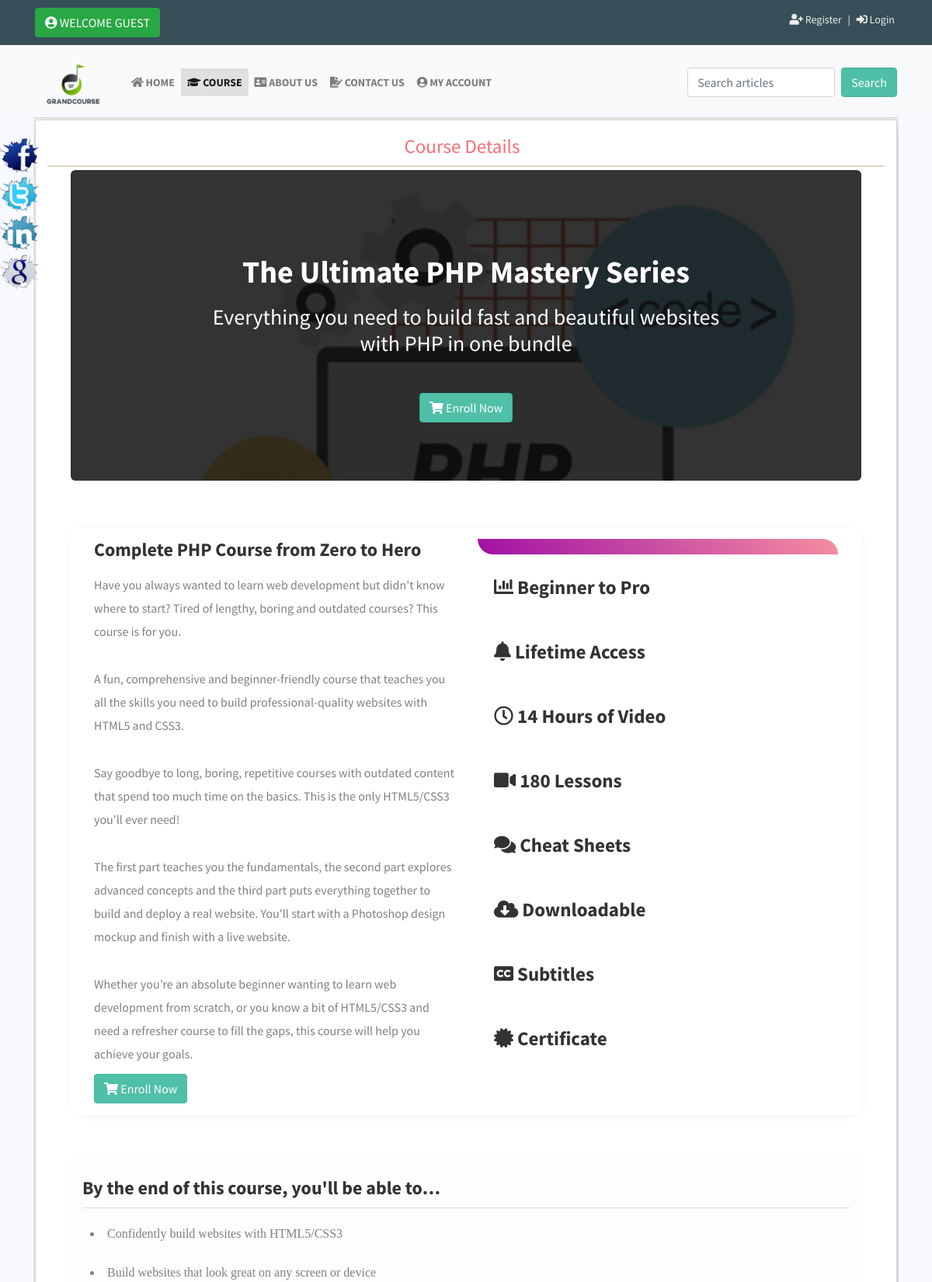
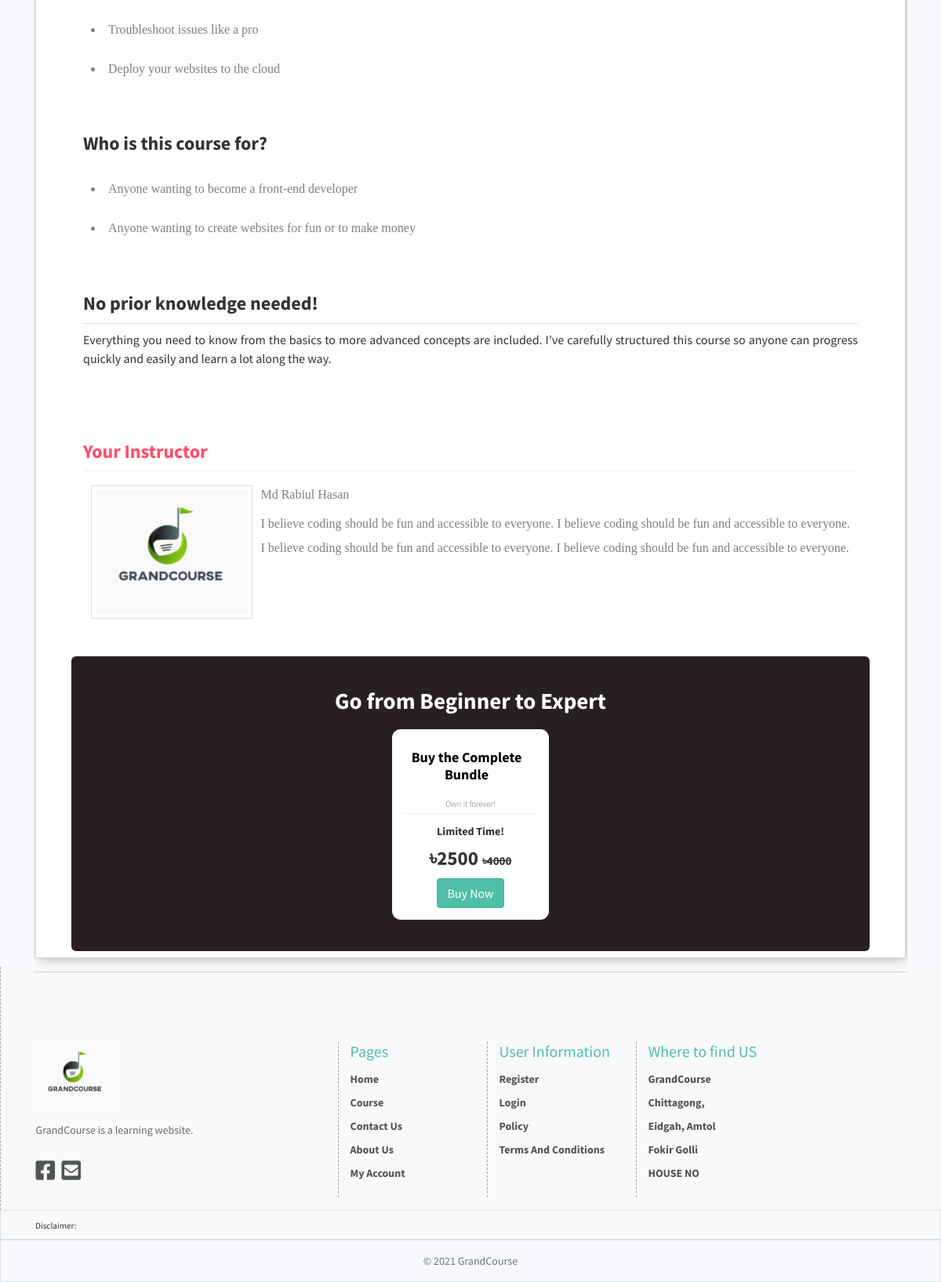
/course_details.php?id=2, run on the app's committed database (2 pictures, top to bottom).
### tables this page shows
CREATE TABLE `courses` (
  `id` int(11) NOT NULL,
  `course_cat` int(11) NOT NULL,
  `image` varchar(255) NOT NULL,
  `title` varchar(255) NOT NULL,
  `sub_title` text NOT NULL,
  `motivational_des` text NOT NULL,
  `summary` text NOT NULL,
  `course_purpose` text NOT NULL,
  `for_whom` text NOT NULL,
  `pre_idea` text NOT NULL,
  `instructor` text NOT NULL,
  `purchase_title` varchar(255) NOT NULL,
  `order_box_title` varchar(255) NOT NULL,
  `order_box_des` varchar(255) NOT NULL,
  `price` int(11) NOT NULL,
  `discount_price` int(11) NOT NULL
);

### lib/Database.php (called while the page is built, shortened)
<?php
Class Database{
	public $host   = DB_HOST;
	public $user   = DB_USER;
	public $pass   = DB_PASS;
	public $dbname = DB_NAME;
	public $link;
	private function connectDB(){
	$this->link = new mysqli($this->host, $this->user, $this->pass, $this->dbname);
 }
	public function select($query){
		$result = $this->link->query($query) or die($this->link->error.__LINE__);
		if($result->num_rows > 0){
			return $result;
		} else {
			return false;
		}
	}
}

### course_details.php (the view, shortened to what this page needs)
<?php ob_start(); $active = 'course'; include "inc/header.php"?>
<?php
	if(!isset($_REQUEST['id']) || $_REQUEST['id']==NULL ){
		header("location: 404.php");
	}else{
		$id = $_REQUEST['id'];
	}
 ?>
	<div class="contentsection contemplete clear">
		<div class="maincontent clear">
			<div class="about">
				<h2 style="text-align:center;color:rgb(249, 109, 116);">Course Details</h2>
				<?php
					$query = "select * from courses where id = $id ";
					$post = $db->select($query);
					if($post){
						$result = $post->fetch_assoc();
				?>
			<div class="container">
				<div class="row col-md-12 lefts FadeIN-Right">
					<div class="course-details">
						<div class="background" style="background:url(images/courseImg/<?=$result['image'];?>);background-size: cover;border-radius: 6px;">
							<div class="top-details">
								<h1><?=$result['title'];?></h1>
								<h3><?=$result['sub_title'];?></h3>
								<a href="#purchaseid">
									<button class="btn btn-primary" ><i class="fas fa-shopping-cart"></i> Enroll Now</button>
								</a>
							</div>
						</div>
						<div class="row col-md-12 top-details-2">
							<div class="top-details-2-1 col-md-6 ">
								<?=$result['motivational_des'];?>
								<a href="#purchaseid">
									<button class="btn btn-primary" ><i class="fas fa-shopping-cart"></i> Enroll Now</button>
								</a>
							</div>
							<div class="top-details-2-2 col-md-6 ">
								<div class="top-color"></div>
								<?=$result['summary'];?>
							</div>
						</div>
						<div class="middle-details-1">
							<h1>By the end of this course, you'll be able to…</h1>
							<?=$result['course_purpose'];?>
						</div>
						<div class="middle-details-2">
							<h1>Who is this course for?</h1>
							<?=$result['for_whom'];?>
						</div>
						<div class="middle-details-3">
							<h1>No prior knowledge needed!</h1>
							<?=$result['pre_idea'];?>
						</div>
						<div class="bottom-details-1">
							<h1>Your Instructor</h1>
							<div class="instructor-details-2">
								<?=$result['instructor'];?>
							</div>
						</div>
						<div class="bottom-details-2" id="purchaseid">
							<h1><?=$result['purchase_title'];?> </h1>
							<div class="purchase">
								<h2><?=$result['order_box_title'];?> </h2>
								<?=$result['order_box_des'];?>
								<p class="price1">৳<?=$result['discount_price'];?> <del>৳<?=$result['price'];?></del></p>
								<?php
								if(isset($_SESSION['loggedin']) && $_SESSION['loggedin'] ==true){?>
								<a href="phpCore/checkout.php?price=<?=$result['price'];?>&discount_price=<?=$result['discount_price'];?>&title=<?=$result['title'];?>&image=<?=$result['image'];?>">
									<button class="btn btn-primary">Buy Now</button>
								</a>
								<?php }
								else{ ?>
								<a href="login/login.php">
									<button class="btn btn-primary">Buy Now</button>
								</a>
								<?php }?>
							</div>
						</div>
					</div>
				</div>
			</div>
			<?php }else{
					header("Location : 404..php");
					} ?>
		</div>
	</div>
<?php include "inc/footer.php"; ob_end_flush();?>

### css/mystyle.css (style rules this page uses)
* { margin: 0; padding: 0; outline: 0; }
html { scroll-behavior: smooth; }
body { color: #000; font-family: "Source Sans Pro","Robota", Arial, Helvetica, sans-serif !important; font-size: 14px; line-height: 1.42857143; color: #333333; background: #f0f0f0; }
.contemplete { margin: 0 auto; width: 928px; }
.clear { overflow: hidden; }
.contentsection { background: #f8f9fa!important; padding: 2px; width: 1114px; border-bottom: 1px solid lightgray; top: 7px; border-right: unset; position: relative; border-left: unset; border-top: 1px solid lightgray; }
.maincontent { background: rgb(255, 255, 255); border: 1px solid #ececeb; float: left; margin: 0 15px 15px 0; padding: 8px 15px; box-shadow: 2px 2px 14px -2px darkgray; width: 70%; height: 750px; }
.about { font-size: 16px; line-height: 24px; text-align: justify; }
.about img { background: #fff none repeat scroll 0 0; border: 1px solid #e0e0e0; float: left; height: 170px; margin-right: 10px; padding: 5px; }
.about p { font-size: 16px; line-height: 24px; margin-bottom: 10px; text-align: justify; }
.about h2 { border-bottom: 2px solid #e0d6c7; color: rgb(79, 191, 168); font-size: 25px; margin-bottom: 4px; padding: 10px 10px 10px 0; }
body { font-family: "Robota", Arial, Helvetica, sans-serif; font-size: 14px; line-height: 1.42857143; color: #333333; background: ghostwhite; }
.btn-primary { color: rgb(255, 255, 255); background: rgb(79, 191, 168); border-color: rgb(65, 179, 156); }
:root { --main-color1: #eb4d4b; --text-color: #131e2c; }
.FadeIN-Right { animation: FadeINright ease 1s; }
.row.col-md-12.lefts { margin: auto; }
.top-details { height: 400px; background: rgb(0,0,0,0.8); padding: 15px; text-align: center; border-radius: 6px; }
.top-details h1 { margin-top: 92px; font-weight: bold; color: white; }
.top-details h3 { width: 690px; margin: auto; padding: 10px; margin-bottom: 37px; color: white; }
.course-details { width: 100%; }
.top-details-2 { margin-top: 60px !important; padding: 15px; background: white; box-shadow: 1px 1px 15px -8px #ddcdcd; margin: auto; }
.top-details-2-1 h5 { font-weight: bold; font-size: ; text-align: left; margin-bottom: 15px; font-size: 24px; }
.top-details-2-1 p { color: gray; text-align: left; line-height: .8cm; }
.top-color { height: 20px; background: linear-gradient(40deg,#9f0fa4,#f78fa1); border-top-right-radius: 30px; border-bottom-left-radius: 30px; }
.top-details-2-2 ul { padding: 0px 21px; }
.top-details-2-2 ul > li { padding: 29px 0px; font-size: 25px; font-weight: bold; list-style: none; }
.middle-details-1 { margin-top: 55px; padding: 15px; background: #fdfdfd; }
.middle-details-1 > h1 { font-size: 24px; font-weight: bold; padding: 10px 0px; border-bottom: 1px solid gainsboro; }
.middle-details-1 > ul > li { list-style: inside; line-height: .8cm; color: gray; font-family: initial; padding: 10px; }
.middle-details-2 { padding: 15px; }
.middle-details-2 > h1 { font-size: 24px; font-weight: bold; padding: 10px 0px; }
.middle-details-2 > ul > li { list-style: inside; line-height: .8cm; color: gray; font-family: initial; padding: 10px; }
.middle-details-3 { background: #fdfdfd; padding: 15px; }
.middle-details-3 > h1 { font-size: 24px; font-weight: bold; padding: 10px 0px; border-bottom: 1px solid gainsboro; }
.bottom-details-1 { padding: 15px; height: 300px; margin-top: 43px; }
.bottom-details-1 > h1 { font-size: 24px; font-weight: bold; padding: 10px 0px; color: #ff4c6b; border-bottom: 1px solid #f5eaec; }
.instructor-details-2 { line-height: .8cm; color: gray; font-family: initial; padding: 10px; }
.bottom-details-2 { padding: 40px; background: #282020; border-radius: 6px; }
.bottom-details-2 h1 { color: white; font-weight: bold; text-align: center; font-size: 29px; margin-bottom: 19px; }
.purchase { width: 200px; background: white; padding: 15px; text-align: center; margin: auto; border-radius: 11px; }
.purchase h2 { color: black; text-align: center; font-size: 18px; font-weight: bold; border-bottom: none; }
.purchase p { font-weight: bold; font-size: 14px; text-align: center; }
.wonit { font-weight: 100 !important; font-size: 11px !important; border-bottom: 1px solid #eeeeeb !important; }
.price1 { font-size: 25px!Important; }
.price1 del { font-size: 15px; }

### course_details.php (style rules this page uses)
.maincontent { background: rgb(255, 255, 255); border: 1px solid #ded4c5; margin: 0 15px 15px 0; padding: 8px 15px; box-shadow: 2px 2px 14px -2px darkgray !important; width: 100%; display: inline-table; }

### data on the page
courses: image (picture), title "The Ultimate PHP Mastery Series", sub_title "Everything you need to build fast and beautiful websites with PHP in one bundle", motivational_des "Complete PHP Course from Zero to Hero Have you always wanted to learn web development but didn't know where to start? Tired of lengthy, boring and outdated courses? This course is for you. A fun, comprehensive and beginner-friendly course that teaches you all the skills you need to build professional-quality websites with HTML5 and CSS3. Say goodbye to long, boring, repetitive courses with outdated content that spend too much time on the basics. This is the only HTML5/CSS3 you'll ever need! The first part teaches you the fundamentals, the second part explores advanced concepts and the third part puts everything together to build and deploy a real website. You'll start with a Photoshop…", summary "Beginner to Pro Lifetime Access 14 Hours of Video 180 Lessons Cheat Sheets Downloadable Subtitles Certificate", course_purpose "Confidently build websites with HTML5/CSS3 Build websites that look great on any screen or device Troubleshoot issues like a pro Deploy your websites to the cloud", for_whom "Anyone wanting to become a front-end developer Anyone wanting to create websites for fun or to make money", pre_idea "Everything you need to know from the basics to more advanced concepts are included. I’ve carefully structured this course so anyone can progress quickly and easily and learn a lot along the way.", instructor (picture), instructor "Md Rabiul Hasan I believe coding should be fun and accessible to everyone. I believe coding should be fun and accessible to everyone. I believe coding should be fun and accessible to everyone. I believe coding should be fun and accessible to everyone.", purchase_title "Go from Beginner to Expert", order_box_title "Buy the Complete Bundle", order_box_des "Own it forever! Limited Time!", discount_price "2500", price "4000"
